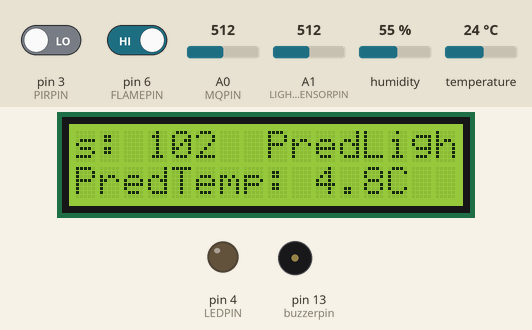
The sketch below on a simulated Arduino Uno, built with avr-gcc and run on an emulated ATmega328P. Parts: 16×2 character LCD, output pins drawn as LEDs (lit = HIGH), buzzer (waves = sounding). The inputs (shaded band) are chosen by the test bench; at power-on: temperature 24 °C, pin 3 (PIRPIN) LOW, pin 6 (FLAMEPIN) HIGH, A0 (MQPIN) = 512, humidity 55 %, A1 (LIGHT_SENSORPIN) = 512. What the sketch prints to the serial monitor is not drawn.

Above: at 1.2 s.
1.3 s: temperature set to 33 °C
At 10.7 s:
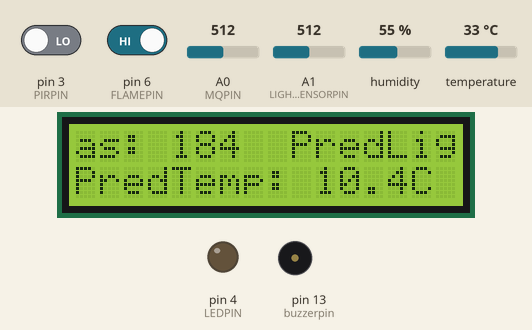
11.8 s: pin 3 (PIRPIN) driven HIGH
At 20.49 s:
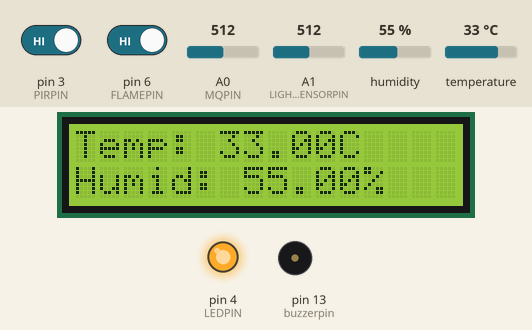
22.0 s: pin 6 (FLAMEPIN) driven LOW
At 31.9 s:
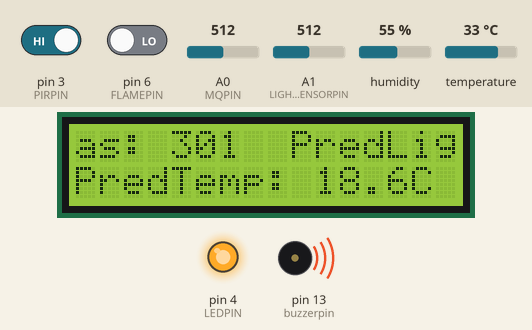
32.2 s: pin 3 (PIRPIN) driven LOW
At 41.9 s:
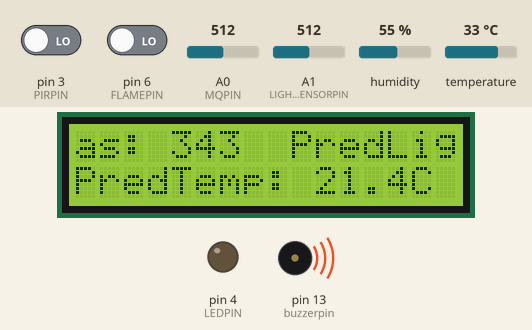
42.3 s: A0 (MQPIN) set to 716
At 51.9 s:
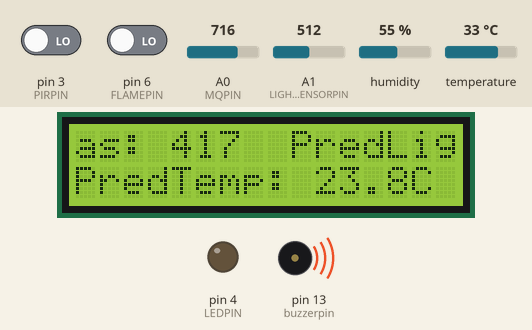
52.5 s: humidity set to 22 %
At 61.14 s:
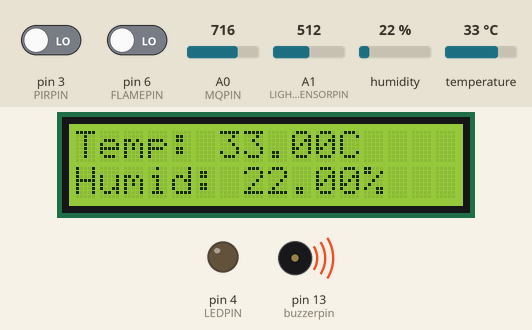
Timing chart, 0 to 62.6 s (numbered marks = the images above; inputs shaded):
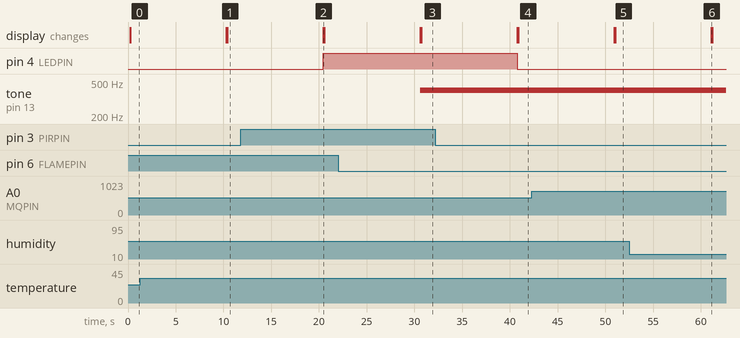

The sketch:

ESP32_Email.ino
```cpp
#include "DHT.h"
#include <LiquidCrystal_I2C.h>

#define DHTPIN 2
#define DHTTYPE DHT11
#define MQPIN A0
#define PIRPIN 3
#define LEDPIN 4
#define I2C_ADDR 0x27
#define FLAMEPIN 6
#define LIGHT_SENSORPIN A1

const int lightMin = 1023;
const int lightMax = 0;
const int buzzerpin = 13;
DHT dht(DHTPIN, DHTTYPE);
LiquidCrystal_I2C lcd(I2C_ADDR, 16, 2);

float prevTemp = 0.0;
float prevHumidity = 0.0;
int prevMQValue = 0;
int prevLightLevelScaled = 0;

const float alpha = 0.2;

void setup() {
  Serial.begin(9600);
  dht.begin();
  pinMode(PIRPIN, INPUT);
  pinMode(LEDPIN, OUTPUT);
  pinMode(buzzerpin, OUTPUT);
  pinMode(FLAMEPIN, INPUT);
  pinMode(LIGHT_SENSORPIN, INPUT);

  lcd.init();
  lcd.backlight();
}

void loop() {
  float h = dht.readHumidity();
  float t = dht.readTemperature();
  int mqValue = analogRead(MQPIN);
  int pirValue = digitalRead(PIRPIN);
  int flameValue = digitalRead(FLAMEPIN);
  int lightLevelRaw = analogRead(LIGHT_SENSORPIN);
  int lightLevelScaled = map(lightLevelRaw, lightMin, lightMax, 0, 10);
  lightLevelScaled = constrain(lightLevelScaled, 0, 10);

  lcd.clear();

  if (isnan(h) || isnan(t)) {
    lcd.print("DHT Error!");
  } else {
    lcd.setCursor(0, 0);
    lcd.print("Temp: ");
    lcd.print(t);
    lcd.print("C");

    lcd.setCursor(0, 1);
    lcd.print("Humid: ");
    lcd.print(h);
    lcd.print("%");
  }

  digitalWrite(LEDPIN, pirValue == HIGH ? HIGH : LOW);

  if (flameValue == LOW) {
    tone(buzzerpin, 400);
    delay(50);
  } else {
    noTone(buzzerpin);
    delay(50);
  }

  float tempEMA = alpha * t + (1 - alpha) * prevTemp;
  float humidityEMA = alpha * h + (1 - alpha) * prevHumidity;
  int mqEMA = static_cast<int>(alpha * mqValue + (1 - alpha) * prevMQValue);
  int lightEMA = static_cast<int>(alpha * lightLevelScaled + (1 - alpha) * prevLightLevelScaled);

  prevTemp = tempEMA;
  prevHumidity = humidityEMA;
  prevMQValue = mqEMA;
  prevLightLevelScaled = lightEMA;

  // Вывод прогнозных значений на LCD монитор
  lcd.setCursor(0, 1); // Перевод курсора в начало второй строки
  lcd.print("PredTemp: ");
  lcd.print(tempEMA, 1); // Вывод прогнозной температуры
  lcd.print("C  ");
  lcd.print("PredHumid: ");
  lcd.print(humidityEMA, 1); // Вывод прогнозной влажности
  lcd.print("%  ");
  lcd.print("PredGas: ");
  lcd.print(mqEMA); // Вывод прогнозного значения газа
  lcd.print("  ");
  lcd.print("PredLight: ");
  lcd.print(lightEMA); // Вывод прогнозного уровня освещенности
  lcd.print("  ");

  String dataString = String(tempEMA) + ",";
  dataString += String(humidityEMA) + ",";
  dataString += String(mqEMA) + ",";
  dataString += String(pirValue) + ",";
  dataString += String(flameValue) + ",";
  dataString += String(lightEMA);

  Serial.println(dataString);

  delay(10000);
}
```

Measured:
- after the input at 11.8 s, pin 4 (LEDPIN): LOW → HIGH after 8.6 s
- after the input at 22.0 s, tone on pin 13 (buzzerpin): silent → 400 Hz after 8.6 s
- after the input at 32.2 s, pin 4 (LEDPIN): HIGH → LOW after 8.6 s
